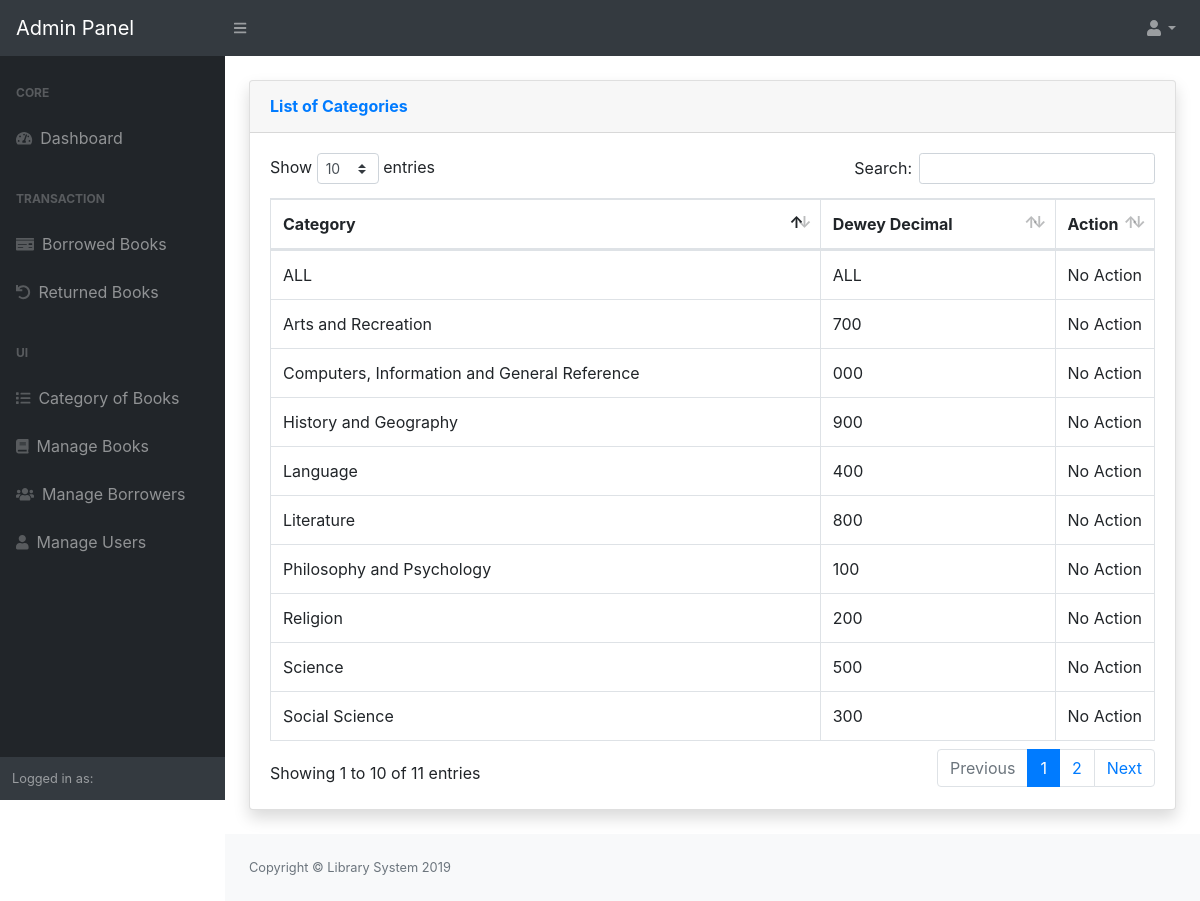
Screenshot of /admin/category/index.php (signed in) with the database file from the repository.
### tables this page shows
CREATE TABLE `tblcategory` (
  `CategoryId` int(11) NOT NULL,
  `Category` varchar(125) NOT NULL,
  `DDecimal` varchar(90) NOT NULL
);

### admin/category/index.php (called while the page is built, shortened)
<?php
require_once ("../themes/templates.php");
?>

### include/database.php (called while the page is built, shortened)
<?php
class Database {
	var $sql_string = '';
	private $conn;
	public function open_connection() {
		$this->conn = mysqli_connect(server, user, pass);
		if (!$this->conn) {
			throw new Exception("Failed to connect to the database server: " . mysqli_connect_error());
		} else {
			$db_select = mysqli_select_db($this->conn, database_name);
		}
	}
	function setQuery($sql='') {
		$this->sql_string=$sql;
	}
	function executeQuery() {
		$result = mysqli_query($this->conn,$this->sql_string);
		return $result;
	}
	private function confirm_query($result) {
		return $result;
	}
	function loadResultList( $key='' ) {
		$cur = $this->executeQuery();
		$array = array();
		while ($row = mysqli_fetch_object($cur)) {
			if ($key) {
				$array[$row->$key] = $row;
			} else {
				$array[] = $row;
			}
		}
		return $array;
	}
}
$mydb = new Database();
?>

### admin/category/list.php (the view, shortened to what this page needs)
<div class="card shadow mb-4">
 <div class="card-header py-3">
   <h6 class="m-0 font-weight-bold text-primary">List of Categories
   </h6>
 </div>
 <div class="card-body">
   <div class="table-responsive">
 		   <table id="dataTable" class="table table-bordered table-hover"   cellspacing="0" style="white-space: nowrap;">
			  <thead>
			  	<tr>
			  		<th> Category</th>
			  		<th> Dewey Decimal</th>
			  		 <th width="10%" align="center">Action</th>
			  	</tr>
			  </thead>
			  <tbody>
			  	<?php
			  		$mydb->setQuery("SELECT * FROM `tblcategory`");
			  		$cur = $mydb->loadResultList();
					foreach ($cur as $result) {
			  		echo '<tr>';
			  			echo '<td>' . $result->Category.'</td>';
			  			echo '<td>' . $result->DDecimal.'</td>';
			  		if ($_SESSION['TYPE']=="SystemAdministrator" || $_SESSION['TYPE']=="Administrator") {
			  		echo '<td align="center"><a title="Edit" href="index.php?view=edit&id='.$result->CategoryId.'" class="btn btn-primary btn-sm  ">  <span class="fa fa-edit fw-fa"></span> Edit</a>
			  		     <a title="Delete" href="controller.php?action=delete&id='.$result->CategoryId.'" class="btn btn-danger btn-sm  ">  <span class="fa  fa-trash fw-fa "></span> Delete</a></td>';
			  		 }else{
			  		echo '<td>No Action</td>';
			  		 }
			  		echo '</tr>';
			  	}
			  	?>
			  </tbody>
			</table>
		</div>
	</div>
</div>

### rows the page displays
tblcategory: Category "Computers, Information and General Reference", DDecimal "000"
tblcategory: Category "Philosophy and Psychology", DDecimal "100"
tblcategory: Category "Religion", DDecimal "200"
tblcategory: Category "Social Science", DDecimal "300"
tblcategory: Category "Language", DDecimal "400"
tblcategory: Category "Science", DDecimal "500"
tblcategory: Category "Arts and Recreation", DDecimal "700"
tblcategory: Category "Literature", DDecimal "800"
tblcategory: Category "History and Geography", DDecimal "900"
tblcategory: Category "ALL", DDecimal "ALL"
